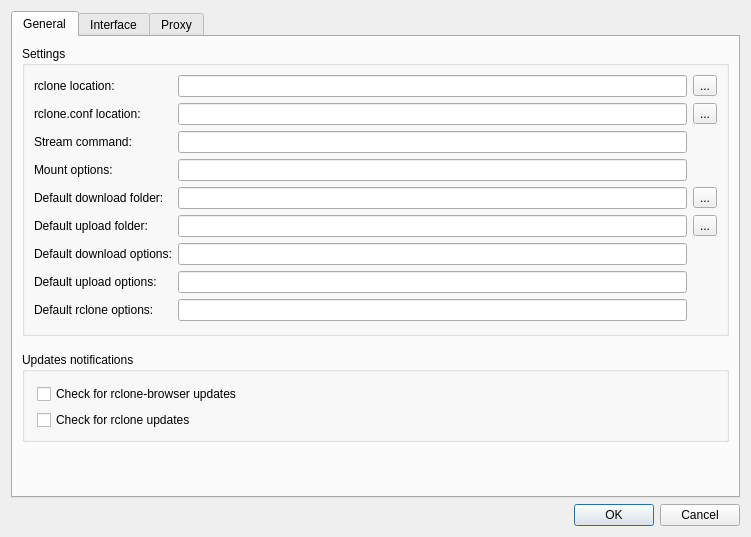
<?xml version="1.0" encoding="UTF-8"?>
<ui version="4.0">
 <class>PreferencesDialog</class>
 <widget class="QDialog" name="PreferencesDialog">
  <property name="geometry">
   <rect>
    <x>0</x>
    <y>0</y>
    <width>751</width>
    <height>537</height>
   </rect>
  </property>
  <property name="sizePolicy">
   <sizepolicy hsizetype="Preferred" vsizetype="MinimumExpanding">
    <horstretch>0</horstretch>
    <verstretch>0</verstretch>
   </sizepolicy>
  </property>
  <property name="windowTitle">
   <string>Preferences</string>
  </property>
  <layout class="QVBoxLayout" name="verticalLayout">
   <item>
    <widget class="QTabWidget" name="tabWidget">
     <property name="sizePolicy">
      <sizepolicy hsizetype="Expanding" vsizetype="MinimumExpanding">
       <horstretch>0</horstretch>
       <verstretch>0</verstretch>
      </sizepolicy>
     </property>
     <property name="currentIndex">
      <number>0</number>
     </property>
     <widget class="QWidget" name="tab_4">
      <attribute name="title">
       <string>General</string>
      </attribute>
      <layout class="QVBoxLayout" name="verticalLayout_5">
       <item>
        <widget class="QGroupBox" name="groupBox_2">
         <property name="title">
          <string>Settings</string>
         </property>
         <property name="flat">
          <bool>false</bool>
         </property>
         <property name="checkable">
          <bool>false</bool>
         </property>
         <layout class="QGridLayout" name="gridLayout_3">
          <property name="bottomMargin">
           <number>12</number>
          </property>
          <property name="horizontalSpacing">
           <number>-1</number>
          </property>
          <item row="0" column="2">
           <widget class="QToolButton" name="rcloneBrowse">
            <property name="text">
             <string>...</string>
            </property>
           </widget>
          </item>
          <item row="4" column="0">
           <widget class="QLabel" name="label">
            <property name="text">
             <string>rclone.conf location:</string>
            </property>
            <property name="buddy">
             <cstring>rcloneConf</cstring>
            </property>
           </widget>
          </item>
          <item row="14" column="0">
           <widget class="QLabel" name="label_12">
            <property name="text">
             <string>Default rclone options:</string>
            </property>
            <property name="buddy">
             <cstring>defaultRcloneOptions</cstring>
            </property>
           </widget>
          </item>
          <item row="11" column="2">
           <widget class="QToolButton" name="defaultUploadDirBrowse">
            <property name="text">
             <string>...</string>
            </property>
           </widget>
          </item>
          <item row="0" column="1">
           <widget class="QLineEdit" name="rclone">
            <property name="toolTip">
             <string>&lt;html&gt;&lt;head/&gt;&lt;body&gt;&lt;p&gt;rclone executable file location&lt;/p&gt;&lt;/body&gt;&lt;/html&gt;</string>
            </property>
           </widget>
          </item>
          <item row="7" column="0">
           <widget class="QLabel" name="mountLabel">
            <property name="text">
             <string>Mount options:</string>
            </property>
            <property name="buddy">
             <cstring>mount</cstring>
            </property>
           </widget>
          </item>
          <item row="12" column="1">
           <widget class="QLineEdit" name="defaultDownloadOptions">
            <property name="toolTip">
             <string>&lt;html&gt;&lt;head/&gt;&lt;body&gt;&lt;p&gt;extra rclone options used for downloads&lt;/p&gt;&lt;/body&gt;&lt;/html&gt;</string>
            </property>
           </widget>
          </item>
          <item row="9" column="1">
           <widget class="QLineEdit" name="defaultDownloadDir">
            <property name="toolTip">
             <string>&lt;html&gt;&lt;head/&gt;&lt;body&gt;&lt;p&gt;default download folder used for transfers&lt;/p&gt;&lt;/body&gt;&lt;/html&gt;</string>
            </property>
           </widget>
          </item>
          <item row="0" column="0">
           <widget class="QLabel" name="label_1">
            <property name="text">
             <string>rclone location:</string>
            </property>
            <property name="buddy">
             <cstring>rclone</cstring>
            </property>
           </widget>
          </item>
          <item row="4" column="2">
           <widget class="QToolButton" name="rcloneConfBrowse">
            <property name="text">
             <string>...</string>
            </property>
           </widget>
          </item>
          <item row="4" column="1">
           <widget class="QLineEdit" name="rcloneConf">
            <property name="toolTip">
             <string>&lt;html&gt;&lt;head/&gt;&lt;body&gt;&lt;p&gt;rclone configuration file locaction. if empty default location defined by rclone is used&lt;/p&gt;&lt;/body&gt;&lt;/html&gt;</string>
            </property>
           </widget>
          </item>
          <item row="13" column="0">
           <widget class="QLabel" name="label_11">
            <property name="text">
             <string>Default upload options:</string>
            </property>
            <property name="buddy">
             <cstring>defaultUploadOptions</cstring>
            </property>
           </widget>
          </item>
          <item row="6" column="0">
           <widget class="QLabel" name="label_2">
            <property name="text">
             <string>Stream command:</string>
            </property>
            <property name="buddy">
             <cstring>stream</cstring>
            </property>
           </widget>
          </item>
          <item row="7" column="1">
           <widget class="QLineEdit" name="mount">
            <property name="toolTip">
             <string>&lt;html&gt;&lt;head/&gt;&lt;body&gt;&lt;p&gt;options used by rclone for remotes mounting&lt;/p&gt;&lt;/body&gt;&lt;/html&gt;</string>
            </property>
           </widget>
          </item>
          <item row="13" column="1">
           <widget class="QLineEdit" name="defaultUploadOptions">
            <property name="toolTip">
             <string>&lt;html&gt;&lt;head/&gt;&lt;body&gt;&lt;p&gt;extra rclone options used for uploads&lt;/p&gt;&lt;/body&gt;&lt;/html&gt;</string>
            </property>
           </widget>
          </item>
          <item row="11" column="1">
           <widget class="QLineEdit" name="defaultUploadDir">
            <property name="toolTip">
             <string>&lt;html&gt;&lt;head/&gt;&lt;body&gt;&lt;p&gt;default upload folder used for transfers&lt;/p&gt;&lt;/body&gt;&lt;/html&gt;</string>
            </property>
           </widget>
          </item>
          <item row="9" column="0">
           <widget class="QLabel" name="label_d">
            <property name="text">
             <string>Default download folder:</string>
            </property>
            <property name="buddy">
             <cstring>defaultDownloadDir</cstring>
            </property>
           </widget>
          </item>
          <item row="12" column="0">
           <widget class="QLabel" name="label_10">
            <property name="text">
             <string>Default download options:</string>
            </property>
            <property name="buddy">
             <cstring>defaultDownloadOptions</cstring>
            </property>
           </widget>
          </item>
          <item row="9" column="2">
           <widget class="QToolButton" name="defaultDownloadDirBrowse">
            <property name="text">
             <string>...</string>
            </property>
           </widget>
          </item>
          <item row="14" column="1">
           <widget class="QLineEdit" name="defaultRcloneOptions">
            <property name="toolTip">
             <string>&lt;html&gt;&lt;head/&gt;&lt;body&gt;&lt;p&gt;extra rclone options used for all operations&lt;/p&gt;&lt;/body&gt;&lt;/html&gt;</string>
            </property>
           </widget>
          </item>
          <item row="11" column="0">
           <widget class="QLabel" name="label_u">
            <property name="text">
             <string>Default upload folder:</string>
            </property>
            <property name="buddy">
             <cstring>defaultUploadDir</cstring>
            </property>
           </widget>
          </item>
          <item row="6" column="1">
           <widget class="QLineEdit" name="stream">
            <property name="toolTip">
             <string>&lt;html&gt;&lt;head/&gt;&lt;body&gt;&lt;p&gt;location of audio/video player&lt;/p&gt;&lt;/body&gt;&lt;/html&gt;</string>
            </property>
           </widget>
          </item>
         </layout>
         <zorder>label_u</zorder>
         <zorder>label_d</zorder>
         <zorder>label_11</zorder>
         <zorder>label_12</zorder>
         <zorder>label_2</zorder>
         <zorder>mountLabel</zorder>
         <zorder>label_10</zorder>
         <zorder>label</zorder>
         <zorder>label_1</zorder>
         <zorder>defaultUploadOptions</zorder>
         <zorder>defaultRcloneOptions</zorder>
         <zorder>defaultDownloadOptions</zorder>
         <zorder>defaultUploadDir</zorder>
         <zorder>defaultDownloadDirBrowse</zorder>
         <zorder>defaultUploadDirBrowse</zorder>
         <zorder>mount</zorder>
         <zorder>stream</zorder>
         <zorder>rcloneConf</zorder>
         <zorder>rclone</zorder>
         <zorder>rcloneBrowse</zorder>
         <zorder>rcloneConfBrowse</zorder>
         <zorder>defaultDownloadDir</zorder>
        </widget>
       </item>
       <item>
        <spacer name="verticalSpacer1">
         <property name="orientation">
          <enum>Qt::Vertical</enum>
         </property>
         <property name="sizeType">
          <enum>QSizePolicy::Fixed</enum>
         </property>
         <property name="sizeHint" stdset="0">
          <size>
           <width>0</width>
           <height>10</height>
          </size>
         </property>
        </spacer>
       </item>
       <item>
        <widget class="QGroupBox" name="groupBox_4">
         <property name="sizePolicy">
          <sizepolicy hsizetype="Preferred" vsizetype="Fixed">
           <horstretch>0</horstretch>
           <verstretch>0</verstretch>
          </sizepolicy>
         </property>
         <property name="title">
          <string>Updates notifications</string>
         </property>
         <property name="flat">
          <bool>false</bool>
         </property>
         <layout class="QVBoxLayout" name="verticalLayout_4">
          <property name="leftMargin">
           <number>12</number>
          </property>
          <property name="topMargin">
           <number>12</number>
          </property>
          <item>
           <widget class="QCheckBox" name="checkRcloneBrowserUpdates">
            <property name="toolTip">
             <string>&lt;html&gt;&lt;head/&gt;&lt;body&gt;&lt;p&gt;check daily for rclone-browser availability&lt;/p&gt;&lt;/body&gt;&lt;/html&gt;</string>
            </property>
            <property name="text">
             <string>Check for rclone-browser updates</string>
            </property>
           </widget>
          </item>
          <item>
           <widget class="QCheckBox" name="checkRcloneUpdates">
            <property name="toolTip">
             <string>&lt;html&gt;&lt;head/&gt;&lt;body&gt;&lt;p&gt;check daily for rclone availability&lt;/p&gt;&lt;/body&gt;&lt;/html&gt;</string>
            </property>
            <property name="text">
             <string>Check for rclone updates</string>
            </property>
           </widget>
          </item>
         </layout>
        </widget>
       </item>
       <item>
        <spacer name="verticalSpacer_General">
         <property name="orientation">
          <enum>Qt::Vertical</enum>
         </property>
         <property name="sizeHint" stdset="0">
          <size>
           <width>20</width>
           <height>0</height>
          </size>
         </property>
        </spacer>
       </item>
      </layout>
     </widget>
     <widget class="QWidget" name="tab_2">
      <attribute name="title">
       <string>Interface</string>
      </attribute>
      <layout class="QVBoxLayout" name="verticalLayout_2">
       <item>
        <widget class="QGroupBox" name="groupBox_3">
         <property name="title">
          <string>System Tray</string>
         </property>
         <layout class="QGridLayout" name="gridLayout_4">
          <item row="0" column="0">
           <widget class="QCheckBox" name="alwaysShowInTray">
            <property name="text">
             <string>Always show in system tray</string>
            </property>
           </widget>
          </item>
          <item row="1" column="0">
           <widget class="QCheckBox" name="closeToTray">
            <property name="text">
             <string>Close to system tray</string>
            </property>
           </widget>
          </item>
          <item row="2" column="0">
           <widget class="QCheckBox" name="notifyFinishedTransfers">
            <property name="text">
             <string>Notify about finished transfers</string>
            </property>
           </widget>
          </item>
         </layout>
        </widget>
       </item>
       <item>
        <spacer name="verticalSpacer2">
         <property name="orientation">
          <enum>Qt::Vertical</enum>
         </property>
         <property name="sizeType">
          <enum>QSizePolicy::Fixed</enum>
         </property>
         <property name="sizeHint" stdset="0">
          <size>
           <width>0</width>
           <height>10</height>
          </size>
         </property>
        </spacer>
       </item>
       <item>
        <widget class="QGroupBox" name="groupBox">
         <property name="title">
          <string>User Interface</string>
         </property>
         <layout class="QGridLayout" name="gridLayout">
          <item row="1" column="0" colspan="2">
           <widget class="QCheckBox" name="showFileIcons">
            <property name="sizePolicy">
             <sizepolicy hsizetype="Fixed" vsizetype="Fixed">
              <horstretch>0</horstretch>
              <verstretch>0</verstretch>
             </sizepolicy>
            </property>
            <property name="text">
             <string>Show file icons</string>
            </property>
           </widget>
          </item>
          <item row="3" column="0" colspan="2">
           <widget class="QCheckBox" name="rowColors">
            <property name="text">
             <string>Alternating row colours</string>
            </property>
           </widget>
          </item>
          <item row="4" column="0">
           <widget class="QCheckBox" name="showHidden">
            <property name="text">
             <string>Show hidden files and folders</string>
            </property>
           </widget>
          </item>
          <item row="5" column="0" colspan="3">
           <widget class="QLabel" name="info">
            <property name="text">
             <string>Changing above options will require reopening remote tabs.</string>
            </property>
           </widget>
          </item>
          <item row="7" column="0" colspan="3">
           <widget class="QLabel" name="darkMode_info">
            <property name="text">
             <string>Changing this option will require restarting the app.</string>
            </property>
           </widget>
          </item>
          <item row="0" column="0" colspan="2">
           <widget class="QCheckBox" name="showFolderIcons">
            <property name="sizePolicy">
             <sizepolicy hsizetype="Fixed" vsizetype="Fixed">
              <horstretch>0</horstretch>
              <verstretch>0</verstretch>
             </sizepolicy>
            </property>
            <property name="text">
             <string>Show folder icons</string>
            </property>
           </widget>
          </item>
          <item row="6" column="0">
           <widget class="QCheckBox" name="darkMode">
            <property name="text">
             <string>Enable dark mode</string>
            </property>
           </widget>
          </item>
         </layout>
        </widget>
       </item>
       <item>
        <spacer name="verticalSpacer3">
         <property name="orientation">
          <enum>Qt::Vertical</enum>
         </property>
         <property name="sizeType">
          <enum>QSizePolicy::Fixed</enum>
         </property>
         <property name="sizeHint" stdset="0">
          <size>
           <width>0</width>
           <height>10</height>
          </size>
         </property>
        </spacer>
       </item>
       
       <item>
        <spacer name="verticalSpacer_Interface">
         <property name="orientation">
          <enum>Qt::Vertical</enum>
         </property>
         <property name="sizeHint" stdset="0">
          <size>
           <width>20</width>
           <height>0</height>
          </size>
         </property>
        </spacer>
       </item>
      </layout>
     </widget>
     <widget class="QWidget" name="tab">
      <attribute name="title">
       <string>Proxy</string>
      </attribute>
      <layout class="QVBoxLayout" name="verticalLayout_3">
       <item>
        <widget class="QGroupBox" name="groupBox_6">
         <property name="title">
          <string>Connection settings</string>
         </property>
         <layout class="QGridLayout" name="gridLayout_2">
          <item row="2" column="0">
           <widget class="QCheckBox" name="useProxy">
            <property name="toolTip">
             <string>&lt;html&gt;&lt;head/&gt;&lt;body&gt;&lt;p&gt;rclone will use proxy defined below to access Internet&lt;/p&gt;&lt;/body&gt;&lt;/html&gt;</string>
            </property>
            <property name="text">
             <string>Use manual proxy configuration</string>
            </property>
            <property name="autoExclusive">
             <bool>true</bool>
            </property>
           </widget>
          </item>
          <item row="0" column="0" colspan="2">
           <widget class="QCheckBox" name="useSystemSettings">
            <property name="sizePolicy">
             <sizepolicy hsizetype="Fixed" vsizetype="Fixed">
              <horstretch>0</horstretch>
              <verstretch>0</verstretch>
             </sizepolicy>
            </property>
            <property name="toolTip">
             <string>&lt;html&gt;&lt;head/&gt;&lt;body&gt;&lt;p&gt;rclone will use OS defined internet access&lt;/p&gt;&lt;/body&gt;&lt;/html&gt;</string>
            </property>
            <property name="text">
             <string>Use system settings</string>
            </property>
            <property name="checked">
             <bool>true</bool>
            </property>
            <property name="autoExclusive">
             <bool>true</bool>
            </property>
           </widget>
          </item>
         </layout>
        </widget>
       </item>
       <item>
        <spacer name="verticalSpacer4">
         <property name="orientation">
          <enum>Qt::Vertical</enum>
         </property>
         <property name="sizeType">
          <enum>QSizePolicy::Fixed</enum>
         </property>
         <property name="sizeHint" stdset="0">
          <size>
           <width>0</width>
           <height>10</height>
          </size>
         </property>
        </spacer>
       </item>
       <item>
        <widget class="QGroupBox" name="groupBox_8">
         <property name="title">
          <string>Manual proxy configuration</string>
         </property>
         <layout class="QGridLayout" name="gridLayout_5">
          <item row="2" column="1">
           <widget class="QLineEdit" name="no_proxy">
            <property name="toolTip">
             <string>e.g. localhost,127.0.0.0/8,cs.aliyuncs.com</string>
            </property>
           </widget>
          </item>
          <item row="0" column="1">
           <widget class="QLineEdit" name="http_proxy">
            <property name="toolTip">
             <string>e.g. http://127.0.0.1:1087</string>
            </property>
           </widget>
          </item>
          <item row="0" column="0">
           <widget class="QLabel" name="label_3">
            <property name="text">
             <string>http_proxy:</string>
            </property>
            <property name="buddy">
             <cstring>http_proxy</cstring>
            </property>
           </widget>
          </item>
          <item row="3" column="1">
           <widget class="QLabel" name="info_2">
            <property name="text">
             <string>&lt;html&gt;&lt;head/&gt;&lt;body&gt;&lt;p&gt;&lt;br/&gt;&lt;/p&gt;&lt;/body&gt;&lt;/html&gt;</string>
            </property>
           </widget>
          </item>
          <item row="2" column="0">
           <widget class="QLabel" name="label_5">
            <property name="text">
             <string>no_proxy:</string>
            </property>
            <property name="buddy">
             <cstring>no_proxy</cstring>
            </property>
           </widget>
          </item>
          <item row="1" column="1">
           <widget class="QLineEdit" name="https_proxy">
            <property name="toolTip">
             <string>e.g. https://127.0.0.1:1087</string>
            </property>
           </widget>
          </item>
          <item row="1" column="0">
           <widget class="QLabel" name="label_4">
            <property name="text">
             <string>https_proxy:</string>
            </property>
            <property name="buddy">
             <cstring>https_proxy</cstring>
            </property>
           </widget>
          </item>
         </layout>
        </widget>
       </item>
       <item>
        <widget class="QLabel" name="info_4">
         <property name="text">
          <string>For proxy settings changes to take effect rclone-browser has to be restarted.</string>
         </property>
        </widget>
       </item>
       <item>
        <spacer name="verticalSpacer_Proxy">
         <property name="orientation">
          <enum>Qt::Vertical</enum>
         </property>
         <property name="sizeHint" stdset="0">
          <size>
           <width>20</width>
           <height>0</height>
          </size>
         </property>
        </spacer>
       </item>
      </layout>
     </widget>
    </widget>
   </item>
   <item>
    <widget class="QDialogButtonBox" name="buttonBox">
     <property name="orientation">
      <enum>Qt::Horizontal</enum>
     </property>
     <property name="standardButtons">
      <set>QDialogButtonBox::Cancel|QDialogButtonBox::Ok</set>
     </property>
    </widget>
   </item>
  </layout>
 </widget>
 <tabstops>
  <tabstop>rclone</tabstop>
  <tabstop>rcloneBrowse</tabstop>
  <tabstop>rcloneConf</tabstop>
  <tabstop>rcloneConfBrowse</tabstop>
  <tabstop>stream</tabstop>
  <tabstop>mount</tabstop>
  <tabstop>defaultDownloadDir</tabstop>
  <tabstop>defaultDownloadDirBrowse</tabstop>
  <tabstop>defaultUploadDir</tabstop>
  <tabstop>defaultUploadDirBrowse</tabstop>
  <tabstop>defaultDownloadOptions</tabstop>
  <tabstop>defaultUploadOptions</tabstop>
  <tabstop>defaultRcloneOptions</tabstop>
  <tabstop>checkRcloneBrowserUpdates</tabstop>
  <tabstop>checkRcloneUpdates</tabstop>
  <tabstop>tabWidget</tabstop>
  <tabstop>alwaysShowInTray</tabstop>
  <tabstop>closeToTray</tabstop>
  <tabstop>notifyFinishedTransfers</tabstop>
  <tabstop>showFolderIcons</tabstop>
  <tabstop>showFileIcons</tabstop>
  <tabstop>rowColors</tabstop>
  <tabstop>showHidden</tabstop>
  <tabstop>darkMode</tabstop>
  <tabstop>useSystemSettings</tabstop>
  <tabstop>useProxy</tabstop>
  <tabstop>http_proxy</tabstop>
  <tabstop>https_proxy</tabstop>
  <tabstop>no_proxy</tabstop>
 </tabstops>
 <resources/>
 <connections>
  <connection>
   <sender>buttonBox</sender>
   <signal>accepted()</signal>
   <receiver>PreferencesDialog</receiver>
   <slot>accept()</slot>
   <hints>
    <hint type="sourcelabel">
     <x>268</x>
     <y>512</y>
    </hint>
    <hint type="destinationlabel">
     <x>157</x>
     <y>274</y>
    </hint>
   </hints>
  </connection>
  <connection>
   <sender>buttonBox</sender>
   <signal>rejected()</signal>
   <receiver>PreferencesDialog</receiver>
   <slot>reject()</slot>
   <hints>
    <hint type="sourcelabel">
     <x>336</x>
     <y>512</y>
    </hint>
    <hint type="destinationlabel">
     <x>286</x>
     <y>274</y>
    </hint>
   </hints>
  </connection>
 </connections>
</ui>
